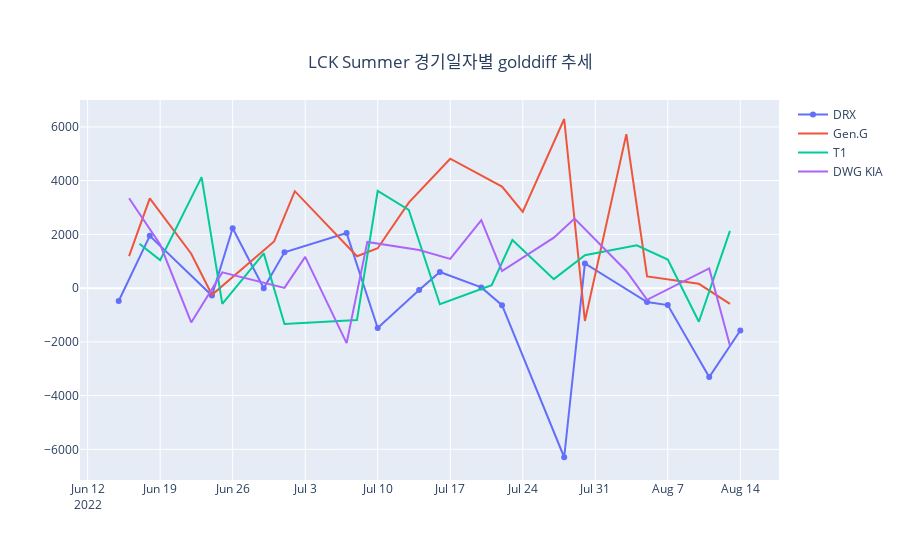

Write notebook code for a chart like this one.
### Code cell
fig_time = go.Figure()


# 추가 할 그래프 그리기

fig_time.add_trace(go.Scatter(x=lck_summer_drx_time_df.index, y=lck_summer_drx_time_df['golddiffat15'],
                    mode='lines+markers',
                    name='DRX'))

fig_time.add_trace(go.Scatter(x=lck_summer_geng_time_df.index, y=lck_summer_geng_time_df['golddiffat15'],
                    mode='lines',
                    name='Gen.G'))

fig_time.add_trace(go.Scatter(x=lck_summer_t1_time_df.index, y=lck_summer_t1_time_df['golddiffat15'],
                    mode='lines',
                    name='T1'))

fig_time.add_trace(go.Scatter(x=lck_summer_dk_time_df.index, y=lck_summer_dk_time_df['golddiffat15'],
                    mode='lines',
                    name='DWG KIA'))

# fig.add_trace(go.Scatter(x=random_x, y=random_y1,
#                     mode='lines+markers',
#                     name='lines+markers'))
# fig.add_trace(go.Scatter(x=random_x, y=random_y2,
#                     mode='markers', 
#                     name='markers'))

fig_time.update_layout(
                title_text="LCK Summer 경기일자별 golddiff 추세",
                title_x = 0.5,
                title_y = 0.9,
                title_xanchor = "auto",
                title_yanchor = "auto")
fig_time.show()

### Figure 1 — Plotly figure (JSON) as saved in the notebook; plotly's stock layout.template omitted (floating-point values rounded to 4 significant figures)
{"data": [{"mode": "lines+markers", "name": "DRX", "type": "scatter", "x": ["2022-06-15T00:00:00", "2022-06-18T00:00:00", "2022-06-24T00:00:00", "2022-06-26T00:00:00", "2022-06-29T00:00:00", "2022-07-01T00:00:00", "2022-07-07T00:00:00", "2022-07-10T00:00:00", "2022-07-14T00:00:00", "2022-07-16T00:00:00", "2022-07-20T00:00:00", "2022-07-22T00:00:00", "2022-07-28T00:00:00", "2022-07-30T00:00:00", "2022-08-05T00:00:00", "2022-08-07T00:00:00", "2022-08-11T00:00:00", "2022-08-14T00:00:00"], "y": [-477.5, 1947, -277.3, 2228, -2.667, 1332, 2048, -1482.0, -70, 602.5, 26.33, -634, -6296.0, 918.7, -518, -632, -3309, -1575]}, {"mode": "lines", "name": "Gen.G", "type": "scatter", "x": ["2022-06-16T00:00:00", "2022-06-18T00:00:00", "2022-06-22T00:00:00", "2022-06-24T00:00:00", "2022-06-30T00:00:00", "2022-07-02T00:00:00", "2022-07-08T00:00:00", "2022-07-10T00:00:00", "2022-07-13T00:00:00", "2022-07-17T00:00:00", "2022-07-22T00:00:00", "2022-07-24T00:00:00", "2022-07-28T00:00:00", "2022-07-30T00:00:00", "2022-08-03T00:00:00", "2022-08-05T00:00:00", "2022-08-10T00:00:00", "2022-08-13T00:00:00"], "y": [1194.0, 3344, 1279, -249, 1740.0, 3608.0, 1186.0, 1482.0, 3181, 4818.0, 3779, 2838.0, 6296.0, -1224, 5734.0, 436, 161.5, -585.3]}, {"mode": "lines", "name": "T1", "type": "scatter", "x": ["2022-06-17T00:00:00", "2022-06-19T00:00:00", "2022-06-23T00:00:00", "2022-06-25T00:00:00", "2022-06-29T00:00:00", "2022-07-01T00:00:00", "2022-07-08T00:00:00", "2022-07-10T00:00:00", "2022-07-13T00:00:00", "2022-07-16T00:00:00", "2022-07-21T00:00:00", "2022-07-23T00:00:00", "2022-07-27T00:00:00", "2022-07-30T00:00:00", "2022-08-04T00:00:00", "2022-08-07T00:00:00", "2022-08-10T00:00:00", "2022-08-13T00:00:00"], "y": [1650.0, 1044.0, 4130.0, -586.5, 1294, -1332, -1186.0, 3616.0, 2910.0, -602.5, 107.3, 1791, 335.7, 1224, 1594, 1061.0, -1252.0, 2132.0]}, {"mode": "lines", "name": "DWG KIA", "type": "scatter", "x": ["2022-06-16T00:00:00", "2022-06-19T00:00:00", "2022-06-22T00:00:00", "2022-06-25T00:00:00", "2022-07-01T00:00:00", "2022-07-03T00:00:00", "2022-07-07T00:00:00", "2022-07-09T00:00:00", "2022-07-14T00:00:00", "2022-07-17T00:00:00", "2022-07-20T00:00:00", "2022-07-22T00:00:00", "2022-07-27T00:00:00", "2022-07-29T00:00:00", "2022-08-03T00:00:00", "2022-08-05T00:00:00", "2022-08-11T00:00:00", "2022-08-13T00:00:00"], "y": [3346.0, 1622.0, -1279, 586.5, 9.5, 1162.0, -2048, 1720, 1416, 1086.0, 2529, 634, 1878.0, 2588.0, 637.5, -436, 734.5, -2132.0]}], "layout": {"title": {"text": "LCK Summer 경기일자별 golddiff 추세", "x": 0.5, "xanchor": "auto", "y": 0.9, "yanchor": "auto"}}}
